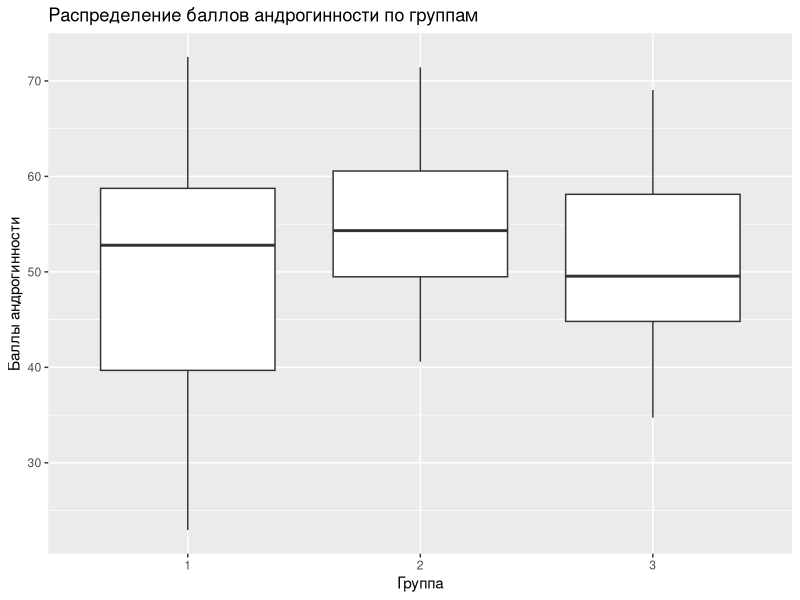
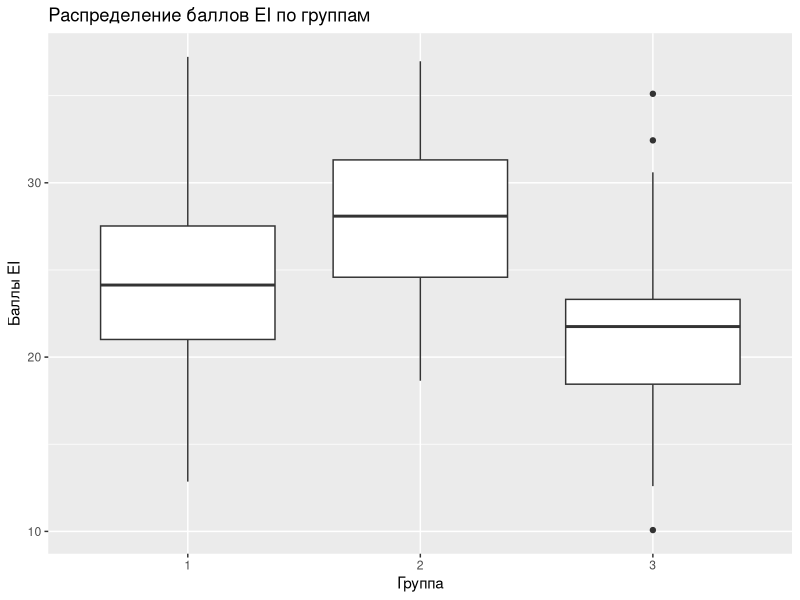
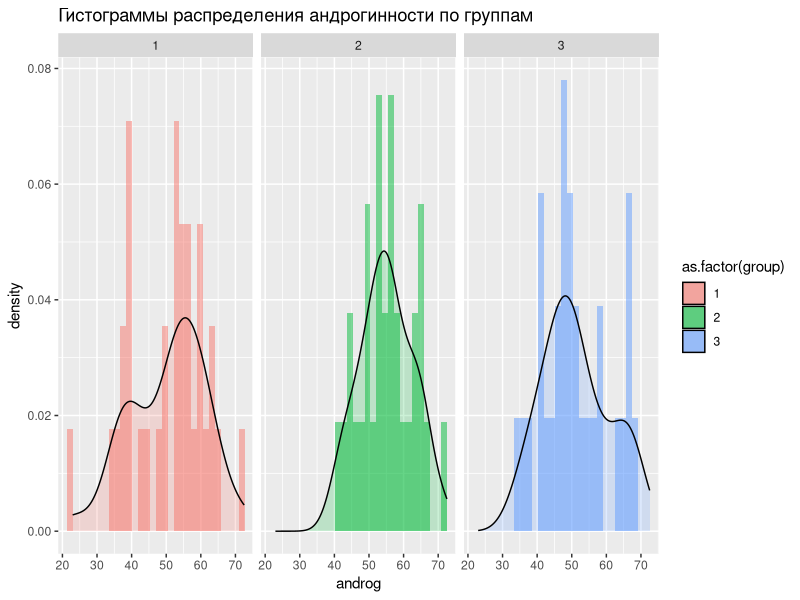
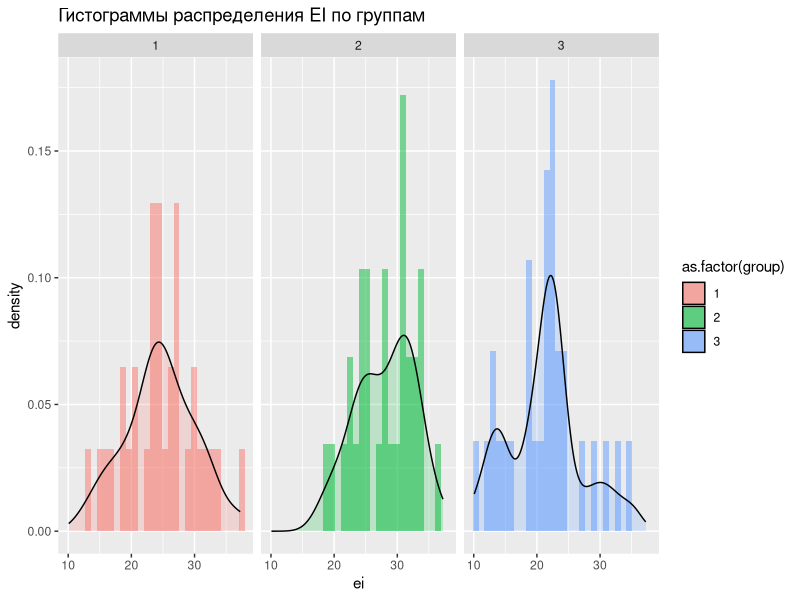

These charts were generated, in order, by the following R code:
# Установка необходимых пакетов (если они ещё не установлены)
install.packages("car")
install.packages("ggplot2")
install.packages("psych")

# Подключение библиотек
library(car)
library(ggplot2)
library(psych)

# Предположим, что данные хранятся в data.frame с колонками:
# group - номер группы (1, 2, 3)
# androg - баллы по андрогинности
# ei - баллы по эмоциональному интеллекту

# Пример данных (замените на свои)
data <- data.frame(
  group = rep(1:3, times = c(33, 31, 30)),
  androg = c(rnorm(33, mean = 50, sd = 10),
             rnorm(31, mean = 52, sd = 9),
             rnorm(30, mean = 48, sd = 11)),
  ei = c(rnorm(33, mean = 25, sd = 5),
         rnorm(31, mean = 27, sd = 4),
         rnorm(30, mean = 23, sd = 6))
)
#View(data)

# 1. Описательные статистики по группам
describeBy(data$androg, group = data$group)
describeBy(data$ei, group = data$group)

# 2. Проверка нормальности распределения
# Для андрогинности
by(data$androg, data$group, shapiro.test)
# Для EI
by(data$ei, data$group, shapiro.test)

# 3. Проверка гомогенности дисперсий
leveneTest(androg ~ as.factor(group), data = data)
leveneTest(ei ~ as.factor(group), data = data)

# 4. Визуализация
# Boxplot для андрогинности
ggplot(data, aes(x = as.factor(group), y = androg)) +
  geom_boxplot() +
  labs(title = "Распределение баллов андрогинности по группам",
       x = "Группа", y = "Баллы андрогинности")

# Boxplot для EI
ggplot(data, aes(x = as.factor(group), y = ei)) +
  geom_boxplot() +
  labs(title = "Распределение баллов EI по группам",
       x = "Группа", y = "Баллы EI")

# Гистограммы с плотностью
ggplot(data, aes(x = androg, fill = as.factor(group))) +
  geom_histogram(aes(y = ..density..), alpha = 0.5, position = "identity") +
  geom_density(alpha = 0.2) +
  facet_wrap(~group) +
  labs(title = "Гистограммы распределения андрогинности по группам")

ggplot(data, aes(x = ei, fill = as.factor(group))) +
  geom_histogram(aes(y = ..density..), alpha = 0.5, position = "identity") +
  geom_density(alpha = 0.2) +
  facet_wrap(~group) +
  labs(title = "Гистограммы распределения EI по группам")